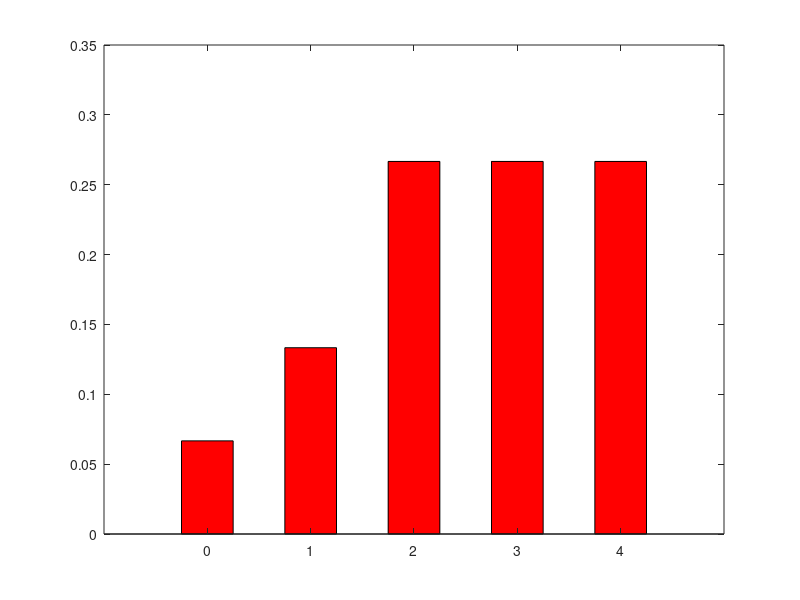
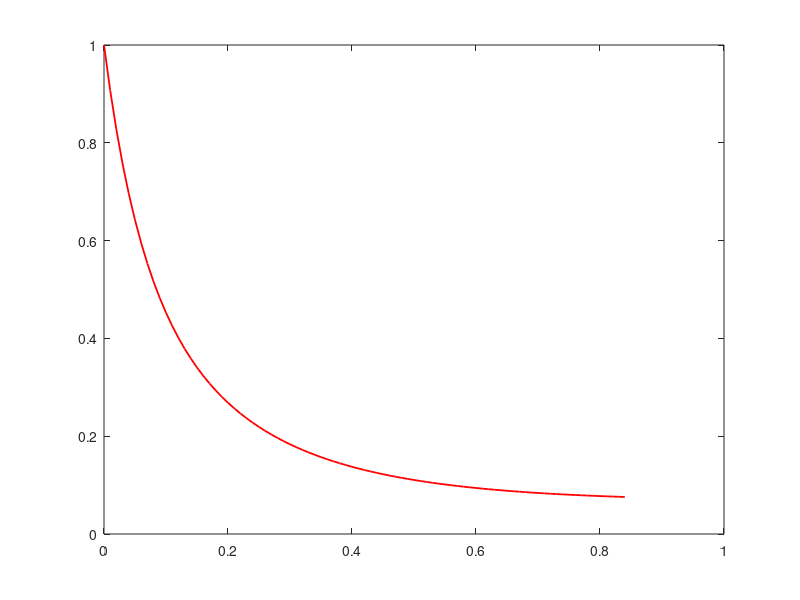

Here is the MATLAB script that generated these plots, in order:
% system M/M/1/4
% when there are 3 clients in the system, the capability of the server doubles.

clc;
clear all;
close all;

pkg load queueing;

lambda = 10;
mu = 5;
states = [0, 1, 2, 3, 4]; % system with capacity 4 states
% the initial state of the system. The system is initially empty.
initial_state = [1, 0, 0, 0, 0];

% define the birth and death rates between the states of the system.
births_B = [lambda, lambda, lambda, lambda];
deaths_D = [mu, mu, 2 * mu, 2 * mu];

% get the transition matrix of the birth-death process
transition_matrix = ctmcbd(births_B, deaths_D);
% get the ergodic probabilities of the system
P = ctmc(transition_matrix);

% plot the ergodic probabilities (bar for bar chart)
figure(1);
bar(states, P, "r", 0.5);

% transient probability until convergence. Convergence takes place when the probabilities differ by 0.01
index = 0;
for T = 0 : 0.01 : 50
  index = index + 1;
  P0 = ctmc(transition_matrix, T, initial_state);
  Prob0(index) = P0(1);
  if P0 - P < 0.01
    break;
  endif
endfor

T = 0 : 0.01 : T;
figure(2);
plot(T, Prob0, "r", "linewidth", 1.3);